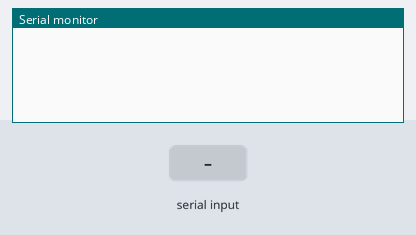
Simulated run of this sketch. Board: Arduino Uno, built with avr-gcc and run on an emulated ATmega328P. Parts: the last lines printed to the serial monitor. The inputs (shaded band) are chosen by the test bench. Random numbers use the default seed unless the sketch sets one.

Above: at 1.2 s.
1.3 s: "90,45\n" received over the second serial link
At 2.5 s:
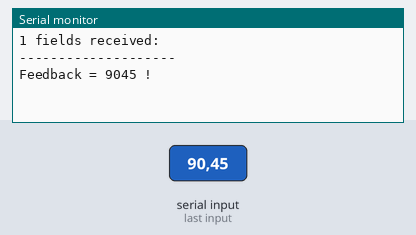
2.8 s: "30,150\n" received over the second serial link
At 3.9 s:
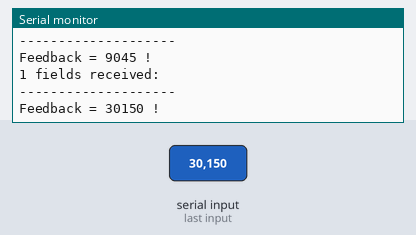
Timing chart, 0 to 5.8 s (numbered marks = the images above; inputs shaded):
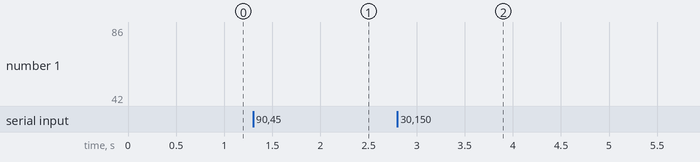

Measured:
- after the input at 1.3 s, the serial monitor: prints a new line at once (image 1)
- after the input at 2.8 s, the serial monitor: prints a new line at once (image 2)

The sketch:

tx_10variables_rx_1variable.ino
```cpp
// CommaDelimitedOutput sketch - https://www.oreilly.com/library/view/arduino-cookbook/9781449399368/ch04.html
// sender v.5 using SoftwareSerial
// sketch adapted by Nicu FLORICA - http://www.arduinotehniq.com
// to coding and send complex values
// https://github.com/tehniq3/complexmessages/
// add receiver function for 1 variable

#include <SoftwareSerial.h>
SoftwareSerial mySerial(2, 3); // RX, TX

int te1, te2, te3, te4, te5, te6, te7;
int con1, con2, con3;
int fb1;
unsigned long tptrimitere = 0;
unsigned long tppauza = 10000;

const int NUMBER_OF_FIELDS = 1; // how many comma separated fields we expect
int fieldIndex = 0;            // the current field being received
int values[NUMBER_OF_FIELDS];   // array holding values for all the fields

void setup()
{
  Serial.begin(9600);
  mySerial.begin(9600);
}

void loop()
{

  if ((millis() - tptrimitere) > tppauza)
  {
  te1 = random(10,101); // random value from 10 to 100
  te2 = random(10,101); // random value from 10 to 100
  te3 = random(10,101); // random value from 10 to 100
  te4 = random(10,301); // random value from 10 to 300
  te5 = random(10,101); // random value from 10 to 100
  te6 = random(10,101); // random value from 10 to 100
  te7 = random(10,101); // random value from 10 to 100

  con1 = random(2);  // random value 0 or 1
  con2 = random(2);  // random value 0 or 1
  con3 = random(2);  // random value 0 or 1


 Serial.println("--------------------");
 Serial.print("Temperature1 = ");
 Serial.print(te1);
 Serial.println(" degree Celsius");
 Serial.print("Temperature2 = ");
 Serial.print(te2);
 Serial.println(" degree Celsius");
 Serial.print("Temperature3 = ");
 Serial.print(te3);
 Serial.println(" degree Celsius");
 Serial.print("Temperature4 = ");
 Serial.print(te4);
 Serial.println(" degree Celsius");
 Serial.print("Temperature5 = ");
 Serial.print(te5);
 Serial.println(" degree Celsius");
 Serial.print("Temperature6 = ");
 Serial.print(te6);
 Serial.println(" degree Celsius");
 Serial.print("Temperature7 = ");
 Serial.print(te7);
 Serial.println(" degree Celsius");
 Serial.print("Switch1 = ");
 Serial.println(con1);
 Serial.print("Switch2 = ");
 Serial.println(con2);
 Serial.print("Switch3 = ");
 Serial.println(con3);

//  mySerial.print('H'); // unique header to identify start of message
//  mySerial.print(",");
  mySerial.print(te1,DEC);
  mySerial.print(",");
  mySerial.print(te2,DEC);
  mySerial.print(",");
  mySerial.print(te3,DEC);
  mySerial.print(",");
  mySerial.print(te4,DEC);
  mySerial.print(",");
  mySerial.print(te5,DEC);
  mySerial.print(",");
  mySerial.print(te6,DEC);
  mySerial.print(",");
  mySerial.print(te7,DEC);
  mySerial.print(",");
  mySerial.print(con1,DEC);
  mySerial.print(",");
  mySerial.print(con2,DEC);
  mySerial.print(",");
  mySerial.print(con3,DEC);
  mySerial.print(",");  // note that a comma is sent after the last field
  mySerial.print(" ");  // send a cr/lf
//  delay(100);
  Serial.println(" ");

  tptrimitere = millis();  // note time
  }

    if( mySerial.available())
  {
    char ch = mySerial.read();
    if(ch >= '0' && ch <= '9') // is this an ascii digit between 0 and 9?
    {
      // yes, accumulate the value
      values[fieldIndex] = (values[fieldIndex] * 10) + (ch - '0');
    }
    else if (ch == ',')  // comma is our separator, so move on to the next field
    {
      if(fieldIndex < NUMBER_OF_FIELDS-1)
        fieldIndex++;   // increment field index
    }
    else
    {
      // any character not a digit or comma ends the acquisition of fields
      // in this example it's the newline character sent by the Serial Monitor
      Serial.print( fieldIndex +1);
      Serial.println(" fields received:");
      fb1 = values[0];
      /*
      te2 = values[1];
      te3 = values[2];
      te4 = values[3];
      te5 = values[4];
      te6 = values[5];
      te7 = values[6];
      con1 = values[7];
      con2 = values[8];
      con3 = values[9];
       */
 Serial.println("--------------------");
 Serial.print("Feedback = ");
 Serial.print(fb1);
 Serial.println(" ! ");
 /*
 Serial.print("Temperature2 = ");
 Serial.print(te2);
 Serial.println(" degree Celsius");
 Serial.print("Temperature3 = ");
 Serial.print(te3);
 Serial.println(" degree Celsius");
 Serial.print("Temperature4 = ");
 Serial.print(te4);
 Serial.println(" degree Celsius");
 Serial.print("Temperature5 = ");
 Serial.print(te5);
 Serial.println(" degree Celsius");
 Serial.print("Temperature6 = ");
 Serial.print(te6);
 Serial.println(" degree Celsius");
 Serial.print("Temperature7 = ");
 Serial.print(te7);
 Serial.println(" degree Celsius");
 Serial.print("Switch1 = ");
 Serial.println(con1);
 Serial.print("Switch2 = ");
 Serial.println(con2);
 Serial.print("Switch3 = ");
 Serial.println(con3);
  */

      for(int i=0; i <= fieldIndex; i++)
      {
      // Serial.println(values[i]);
        values[i] = 0; // set the values to zero, ready for the next message
      }
      fieldIndex = 0;  // ready to start over
    }
  }
//  delay (2000);
}
```
